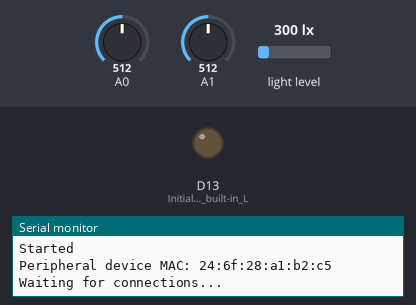
This sketch was run on a simulated Arduino Nano 33 IoT. Parts: output pins drawn as LEDs (lit = HIGH), the last lines printed to the serial monitor. The inputs (shaded band) are chosen by the test bench; at power-on: A0 = 512, A1 = 512, light level 300 lx. WiFi joins after 1.5 s; servers stay silent unless stated; nothing arrives over Bluetooth unless stated; a phone connects over Bluetooth LE 3 s after start.

Above: at 0.1 s.
At 3.1 s:
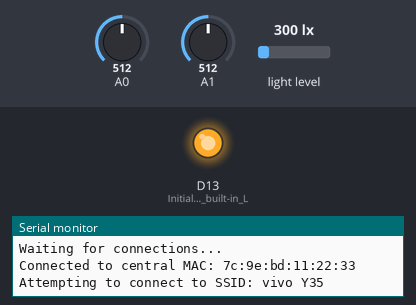
Timing chart, 0 to 4.6 s (numbered marks = the images above):
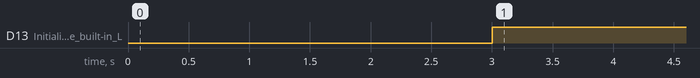

The sketch:

project.ino
```cpp
#include <Wire.h>
#include <BH1750.h>
#include <ArduinoBLE.h>
#include <WiFiNINA.h>
#include "ThingSpeak.h"

#define SECRET_SSID "vivo Y35" // replace MySSID with your WiFi network name
#define SECRET_PASS "12345678" // replace MyPassword with your WiFi password
#define SECRET_CH_ID 2299331 // replace with your channel number
#define SECRET_WRITE_APIKEY "EMJWA6XXCQA5JCAP" // replace with your channel write API Key

// Define the UUID for the service and characteristics
#define SERVICE_UUID "12345678-1234-5678-1234-56789abcdef0"
#define CHARACTERISTIC_UUID "12345678-1234-5678-1234-56789abcdef1"

char ssid[] = SECRET_SSID;  // your network SSID (name)
char pass[] = SECRET_PASS;  // your network password

int keyIndex = 0;  // your network key Index number (needed only for WEP)
WiFiClient client;

unsigned long myChannelNumber = SECRET_CH_ID;
const char* myWriteAPIKey = SECRET_WRITE_APIKEY;

// Create a BLE service and characteristic
BLEService bleService(SERVICE_UUID);

BLEIntCharacteristic lightCharacteristic(CHARACTERISTIC_UUID, BLERead | BLENotify);
BLEIntCharacteristic moistureCharacteristic("2A6E", BLERead | BLENotify);
BLEIntCharacteristic waterLevelCharacteristic("2A6F", BLERead | BLENotify);

BH1750 lightSensor;
int previousLightLevel = 0;
int previousMoistureLevel = 0;
int previousWaterLevel = 0;

void setup() {

  Serial.begin(9600);
  ThingSpeak.begin(client);  // Initialize ThingSpeak
  while (!Serial)
    ;
  Serial.println("Started");

  Wire.begin();

  if (!lightSensor.begin(BH1750::CONTINUOUS_HIGH_RES_MODE)) {
    Serial.println("Failed to initialize light sensor!");
    while (1)
      ;
  }

  pinMode(LED_BUILTIN, OUTPUT);  // Initialize the built-in LED pin

  if (!BLE.begin()) {  // Initialize NINA B306 BLE
    Serial.println("starting BLE failed!");
    while (1)
      ;
  }

  BLE.setLocalName("JH_ArduinoNano33BLESense_R2");  // Set name for connection
  BLE.setAdvertisedService(bleService);             // Advertise ble service

  bleService.addCharacteristic(lightCharacteristic);       // Add light level characteristic
  bleService.addCharacteristic(moistureCharacteristic);    // Add moisture level characteristic
  bleService.addCharacteristic(waterLevelCharacteristic);  // Add water level characteristic

  BLE.addService(bleService);  // Add environment service

  lightCharacteristic.setValue(0);       // Set initial light level value
  moistureCharacteristic.setValue(0);    // Set initial moisture level value
  waterLevelCharacteristic.setValue(0);  // Set initial water level value

  BLE.advertise();  // Start advertising
  Serial.print("Peripheral device MAC: ");
  Serial.println(BLE.address());
  Serial.println("Waiting for connections...");
}
void WiFi_connection() {
  // Connect or reconnect to WiFi
  if (WiFi.status() != WL_CONNECTED) {
    Serial.print("Attempting to connect to SSID: ");
    Serial.println(SECRET_SSID);
    while (WiFi.status() != WL_CONNECTED) {
      WiFi.begin(ssid, pass);  // Connect to WPA/WPA2 network. Change this line if using open or WEP network Serial.print(".");
      delay(5000);
    }
    Serial.println("\nConnected.");
  }
}

void loop() {

  BLEDevice central = BLE.central();  // Wait for a BLE central to connect

  // If central is connected to peripheral
  if (central) {
    Serial.print("Connected to central MAC: ");
    Serial.println(central.address());  // Central's BT address:

    digitalWrite(LED_BUILTIN, HIGH);  // Turn on the LED to indicate the connection

    while (central.connected()) {
      updateReadings();
      delay(100);
    }

    digitalWrite(LED_BUILTIN, LOW);  // When the central disconnects, turn off the LED
    Serial.print("Disconnected from central MAC: ");
    Serial.println(central.address());
  }
}

int getMoistureLevel() {
  // Read the moisture level from the soil moisture sensor
  int moisture = analogRead(A0);
  ThingSpeak.setField(1, moisture);
  return moisture;
}
int getLightLevel() {
  // Read the light level from the sensor
  int light = lightSensor.readLightLevel();
  ThingSpeak.setField(2, light);
  return light;
}
int getWaterLevel() {
  // Read the water level from the water level depth detection sensor
  int waterlevel = analogRead(A1);
  ThingSpeak.setField(3, waterlevel);
  return waterlevel;
}

void updateReadings() {

  WiFi_connection();
  int lightLevel = getLightLevel();
  int moistureLevel = getMoistureLevel();
  int waterLevel = getWaterLevel();
  // write to the ThingSpeak channel
  int x = ThingSpeak.writeFields(myChannelNumber, myWriteAPIKey);
  if (x == 200) {
    Serial.println("Channel update successful.");
  } else {
    Serial.println("Problem updating channel. HTTP error code " + String(x));
  }

  if (lightLevel != previousLightLevel) {
    Serial.print("Light Level: ");
    Serial.println(lightLevel);
    lightCharacteristic.writeValue(lightLevel);
    previousLightLevel = lightLevel;
  }

  if (moistureLevel != previousMoistureLevel) {
    Serial.print("Moisture Level: ");
    Serial.println(moistureLevel);
    moistureCharacteristic.writeValue(moistureLevel);
    previousMoistureLevel = moistureLevel;
  }

  if (waterLevel != previousWaterLevel) {
    Serial.print("Water Level: ");
    Serial.println(waterLevel);
    waterLevelCharacteristic.writeValue(waterLevel);
    previousWaterLevel = waterLevel;
  }
}
```

Measured:
- by itself, D13 (Initialize_the_built-in_L): LOW → HIGH at 3.0 s
